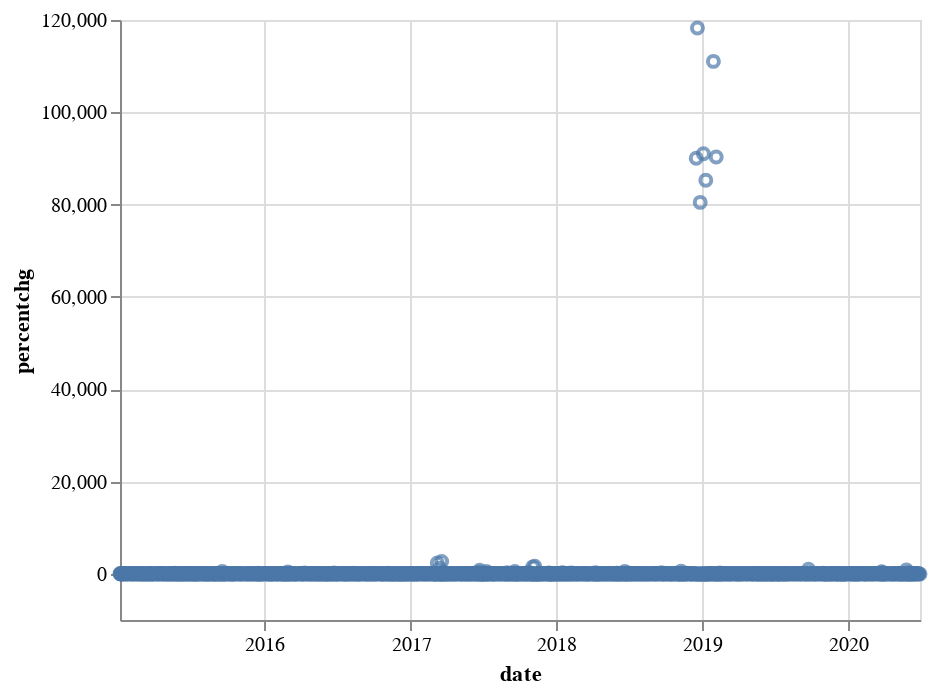

Notebook code cell kept with this figure:
### Code cell
alt.Chart(altdata_volpercentchg).mark_point().encode(
    x='date',
    y='percentchg'
)

### Figure 1 — Vega-Lite specification as saved in the notebook (floating-point values rounded to 4 significant figures; data arrays with more than 128 entries replaced by an {"elided": "..."} marker saying what was removed)
{"config": {"view": {"continuousWidth": 400, "continuousHeight": 300}}, "data": {"name": "data-90c26f0ca6232d33e53aa5efd3cd407d"}, "mark": "point", "encoding": {"x": {"type": "temporal", "field": "date"}, "y": {"type": "quantitative", "field": "percentchg"}}, "$schema": "https://vega.github.io/schema/vega-lite/v4.8.1.json", "datasets": {"data-90c26f0ca6232d33e53aa5efd3cd407d": {"elided": "1344 records"}}}
